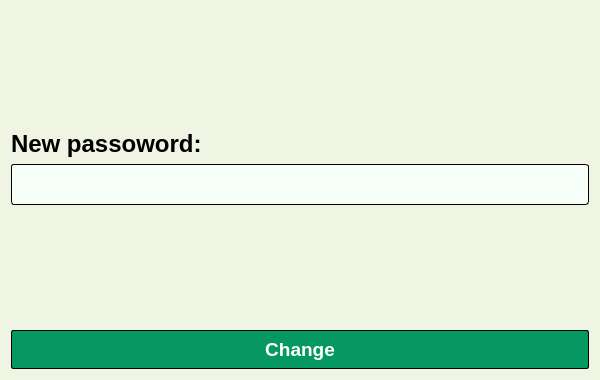
<?xml version="1.0" encoding="UTF-8"?>
<ui version="4.0">
 <class>ChangePassword</class>
 <widget class="QWidget" name="ChangePassword">
  <property name="geometry">
   <rect>
    <x>0</x>
    <y>0</y>
    <width>600</width>
    <height>380</height>
   </rect>
  </property>
  <property name="windowTitle">
   <string>Form</string>
  </property>
  <property name="styleSheet">
   <string notr="true">background-color:#f0f4e3;
color:black;</string>
  </property>
  <layout class="QVBoxLayout" name="verticalLayout_2">
   <item>
    <layout class="QVBoxLayout" name="verticalLayout">
     <item>
      <spacer name="verticalSpacer">
       <property name="orientation">
        <enum>Qt::Orientation::Vertical</enum>
       </property>
       <property name="sizeHint" stdset="0">
        <size>
         <width>20</width>
         <height>40</height>
        </size>
       </property>
      </spacer>
     </item>
     <item>
      <widget class="QLabel" name="label">
       <property name="font">
        <font>
         <pointsize>18</pointsize>
         <bold>true</bold>
        </font>
       </property>
       <property name="text">
        <string>New passoword:</string>
       </property>
      </widget>
     </item>
     <item>
      <widget class="QLineEdit" name="lineEdit">
       <property name="font">
        <font>
         <family>Montserrat</family>
         <pointsize>14</pointsize>
        </font>
       </property>
       <property name="styleSheet">
        <string notr="true">QLineEdit{
background-color: #f7fff9;
padding:5 5;
color: rgb(0, 0, 0);
selection-color: rgb(255, 255, 255);
border-radius:3px;
selection-background-color: #059862;
border:1px solid black;}
QLineEdit::focus{
border:1px solid #059862
}</string>
       </property>
      </widget>
     </item>
     <item>
      <spacer name="verticalSpacer_2">
       <property name="orientation">
        <enum>Qt::Orientation::Vertical</enum>
       </property>
       <property name="sizeHint" stdset="0">
        <size>
         <width>20</width>
         <height>40</height>
        </size>
       </property>
      </spacer>
     </item>
    </layout>
   </item>
   <item>
    <widget class="QPushButton" name="pushButton">
     <property name="font">
      <font>
       <pointsize>14</pointsize>
       <bold>true</bold>
      </font>
     </property>
     <property name="cursor">
      <cursorShape>PointingHandCursor</cursorShape>
     </property>
     <property name="styleSheet">
      <string notr="true">QPushButton{
background-color:#059862;
color:white;
border:1px solid black;
border-radius:2px;
padding:7px 5px;
}
QPushButton::hover{

background-color:#04AA6D;
}</string>
     </property>
     <property name="text">
      <string>Change</string>
     </property>
    </widget>
   </item>
  </layout>
 </widget>
 <resources/>
 <connections/>
</ui>
